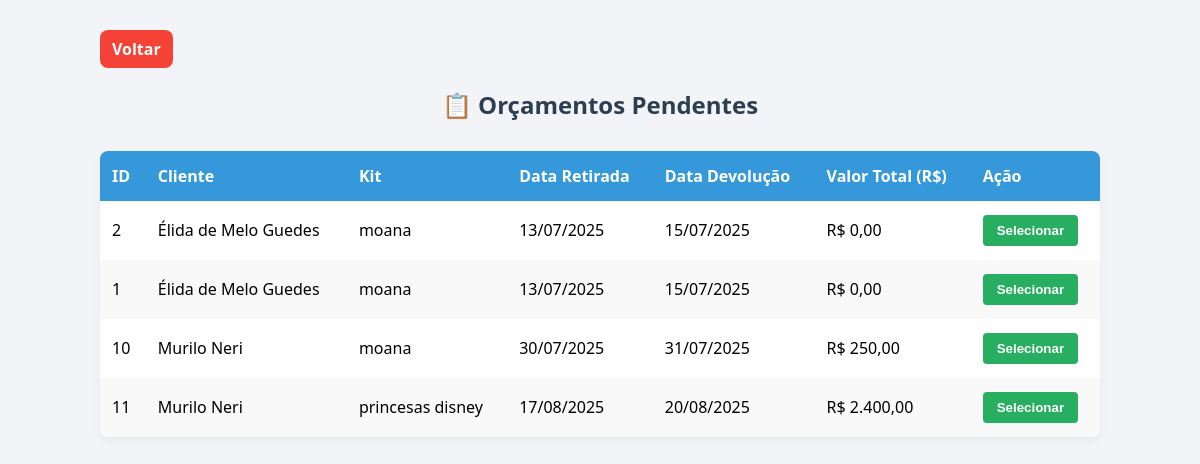
The app's page /site_completo/caixa_orcamentos_pendentes.php, older data.
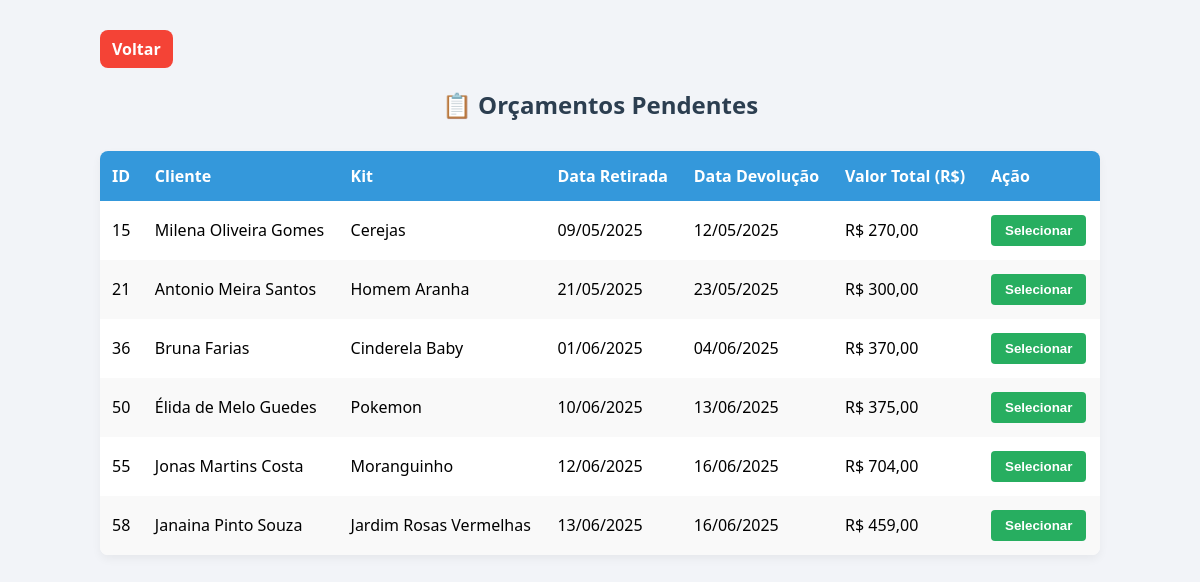
The same page, newer data.
### tables this page shows
CREATE TABLE `alugueis` (
  `id` int(11) NOT NULL,
  `cliente_id` int(11) NOT NULL,
  `kit_id` int(11) NOT NULL,
  `data_retirada` date NOT NULL,
  `data_devolucao` date NOT NULL,
  `forma_pagamento_id` int(11) NOT NULL,
  `desconto` decimal(10,2) DEFAULT 0.00,
  `acrescimo` decimal(10,2) DEFAULT 0.00,
  `data_aluguel` datetime DEFAULT current_timestamp(),
  `valor_total` decimal(10,2) DEFAULT 0.00,
  `atendido` tinyint(1) DEFAULT 0
);

CREATE TABLE `clientes` (
  `id` int(11) NOT NULL,
  `nome` varchar(100) NOT NULL,
  `cpf` varchar(11) NOT NULL,
  `email` varchar(100) NOT NULL,
  `login` varchar(50) NOT NULL,
  `senha` varchar(255) NOT NULL,
  `status` enum('ativo','inativo') DEFAULT 'ativo',
  `endereco` varchar(255) NOT NULL,
  `data_nascimento` date NOT NULL,
  `contato` varchar(20) NOT NULL
);

CREATE TABLE `kits` (
  `id` int(11) NOT NULL,
  `nome` varchar(100) NOT NULL,
  `valor` decimal(10,2) NOT NULL,
  `componentes` text NOT NULL,
  `observacoes` text NOT NULL,
  `imagem` varchar(255) NOT NULL,
  `status` enum('ativo','inativo') DEFAULT 'ativo',
  `categoria` varchar(50) NOT NULL
);

### site_completo/caixa_orcamentos_pendentes.php (the view, shortened to what this page needs)
<?php
include 'conexao.php';
$sql = "SELECT
            a.id,
            a.data_retirada,
            a.data_devolucao,
            a.valor_total,
            c.nome AS cliente_nome,
            k.nome AS kit_nome
        FROM alugueis a
        JOIN clientes c ON a.cliente_id = c.id
        JOIN kits k ON a.kit_id = k.id
        WHERE a.atendido = 0
        ORDER BY a.data_retirada ASC";
$result = $conn->query($sql);
?>
<!DOCTYPE html>
<html lang="pt-BR">
<head>
</head>
<body>
<div class="container">
    <a href="caixa_aluguel_atendido.php" class="btn" style="display:inline-block; padding:8px 12px; background:#f44336; color:#fff; border-radius:8px; text-decoration:none; cursor:pointer;">Voltar</a>
    <h2>📋 Orçamentos Pendentes</h2>
    <?php if ($result->num_rows > 0) { ?>
        <table>
            <thead>
                <tr>
                    <th>ID</th>
                    <th>Cliente</th>
                    <th>Kit</th>
                    <th>Data Retirada</th>
                    <th>Data Devolução</th>
                    <th>Valor Total (R$)</th>
                    <th>Ação</th>
                </tr>
            </thead>
            <tbody>
                <?php while ($row = $result->fetch_assoc()) { ?>
                    <tr>
                        <td><?= $row['id'] ?></td>
                        <td><?= htmlspecialchars($row['cliente_nome']) ?></td>
                        <td><?= htmlspecialchars($row['kit_nome']) ?></td>
                        <td><?= date("d/m/Y", strtotime($row['data_retirada'])) ?></td>
                        <td><?= date("d/m/Y", strtotime($row['data_devolucao'])) ?></td>
                        <td>R$ <?= number_format($row['valor_total'], 2, ',', '.') ?></td>
                        <td>
                            <form action="caixa_editar_orcamento.php" method="GET">
                                <button type="submit" class="btn">Selecionar</button>
                            </form>
                        </td>
                    </tr>
                <?php } ?>
            </tbody>
        </table>
    <?php } else { ?>
        <p class="no-data">✅ Nenhum orçamento pendente encontrado.</p>
    <?php } ?>
</div>
</body>
</html>

Row changes from the older to the newer data that the page shows:
no longer on this page (row edited): alugueis: id "2", cliente.nome "Élida de Melo Guedes", kit.nome "moana", data_retirada "13/07/2025", data_devolucao "15/07/2025", valor_total "0,00"
no longer on this page (row edited): alugueis: id "1", cliente.nome "Élida de Melo Guedes", kit.nome "moana", data_retirada "13/07/2025", data_devolucao "15/07/2025", valor_total "0,00"
no longer on this page (row edited): alugueis: id "10", cliente.nome "Murilo Neri", kit.nome "moana", data_retirada "30/07/2025", data_devolucao "31/07/2025", valor_total "250,00"
no longer on this page (row edited): alugueis: id "11", cliente.nome "Murilo Neri", kit.nome "princesas disney", data_retirada "17/08/2025", data_devolucao "20/08/2025", valor_total "2.400,00"
added alugueis: id "15", cliente.nome "Milena Oliveira Gomes", kit.nome "Cerejas", data_retirada "09/05/2025", data_devolucao "12/05/2025", valor_total "270,00"
added alugueis: id "21", cliente.nome "Antonio Meira Santos", kit.nome "Homem Aranha", data_retirada "21/05/2025", data_devolucao "23/05/2025", valor_total "300,00"
added alugueis: id "36", cliente.nome "Bruna Farias", kit.nome "Cinderela Baby", data_retirada "01/06/2025", data_devolucao "04/06/2025", valor_total "370,00"
added alugueis: id "50", cliente.nome "Élida de Melo Guedes", kit.nome "Pokemon", data_retirada "10/06/2025", data_devolucao "13/06/2025", valor_total "375,00"
added alugueis: id "55", cliente.nome "Jonas Martins Costa", kit.nome "Moranguinho", data_retirada "12/06/2025", data_devolucao "16/06/2025", valor_total "704,00"
added alugueis: id "58", cliente.nome "Janaina Pinto Souza", kit.nome "Jardim Rosas Vermelhas", data_retirada "13/06/2025", data_devolucao "16/06/2025", valor_total "459,00"
